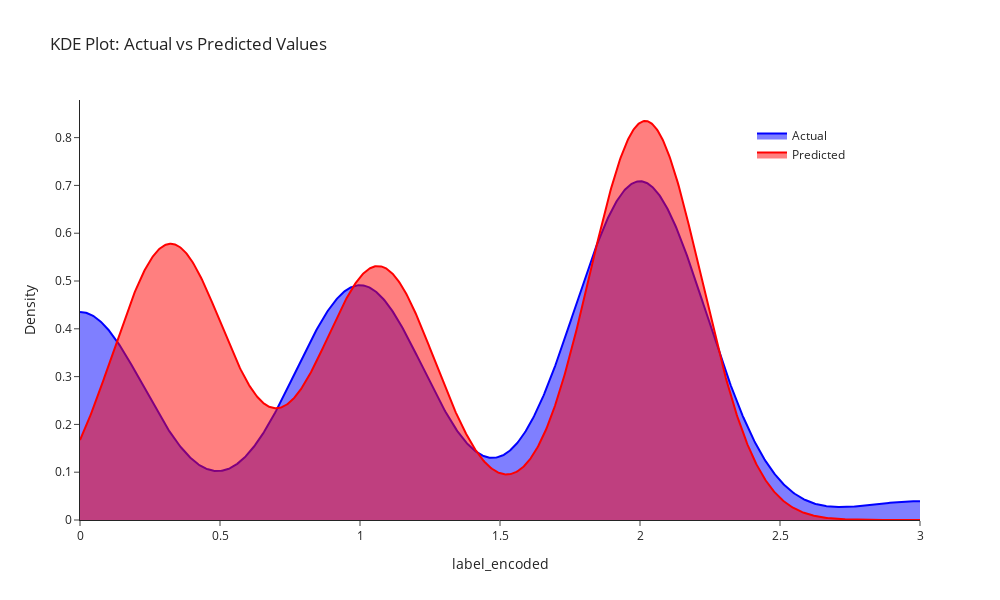

This figure's notebook cell:
### Markdown cell above
## KDE for Linear Regression

### Code cell
# Calculate KDE for actual and predicted
kde_actual = gaussian_kde(y_test1)
kde_pred = gaussian_kde(y_pred1)

# Create x-axis range covering both distributions
x_range = np.linspace(min(min(y_test1), min(y_pred1)), max(max(y_test1), max(y_pred1)), 1000)

# Evaluate KDE values on x_range
y_actual_kde = kde_actual(x_range)
y_pred_kde = kde_pred(x_range)

# Create Plotly figure
fig = go.Figure()

fig.add_trace(go.Scatter(
    x=x_range,
    y=y_actual_kde,
    mode='lines',
    name='Actual',
    fill='tozeroy',
    line=dict(color='blue')
))

fig.add_trace(go.Scatter(
    x=x_range,
    y=y_pred_kde,
    mode='lines',
    name='Predicted',
    fill='tozeroy',
    line=dict(color='red')
))

fig.update_layout(
    title='KDE Plot: Actual vs Predicted Values',
    xaxis_title='label_encoded',
    yaxis_title='Density',
    legend=dict(x=0.8, y=0.95),
    template='simple_white',
    width=1000,
    height=600,
    showlegend=True
)

fig.show()

### Figure 1 — Plotly figure (JSON) as saved in the notebook; plotly's stock layout.template omitted (floating-point values rounded to 4 significant figures; data arrays with more than 128 entries replaced by an {"elided": "..."} marker saying what was removed)
{"data": [{"fill": "tozeroy", "line": {"color": "blue"}, "mode": "lines", "name": "Actual", "type": "scatter", "x": {"elided": "1000 float values"}, "y": {"elided": "1000 float values"}}, {"fill": "tozeroy", "line": {"color": "red"}, "mode": "lines", "name": "Predicted", "type": "scatter", "x": {"elided": "1000 float values"}, "y": {"elided": "1000 float values"}}], "layout": {"height": 600, "legend": {"x": 0.8, "y": 0.95}, "showlegend": true, "title": {"text": "KDE Plot: Actual vs Predicted Values"}, "width": 1000, "xaxis": {"title": {"text": "label_encoded"}}, "yaxis": {"title": {"text": "Density"}}}}
